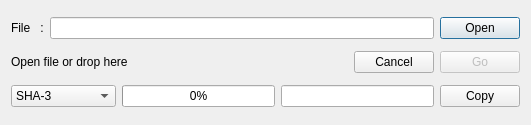
<?xml version="1.0" encoding="UTF-8"?>
<ui version="4.0">
 <class>HashCheckDialog</class>
 <widget class="QDialog" name="HashCheckDialog">
  <property name="geometry">
   <rect>
    <x>0</x>
    <y>0</y>
    <width>531</width>
    <height>125</height>
   </rect>
  </property>
  <property name="acceptDrops">
   <bool>true</bool>
  </property>
  <property name="windowTitle">
   <string>Hash Calculator</string>
  </property>
  <layout class="QVBoxLayout" name="verticalLayout_2">
   <item>
    <layout class="QHBoxLayout" name="horizontalLayout_2">
     <item>
      <widget class="QLabel" name="label">
       <property name="text">
        <string>File   :</string>
       </property>
      </widget>
     </item>
     <item>
      <widget class="QLineEdit" name="fileEdit">
       <property name="acceptDrops">
        <bool>false</bool>
       </property>
      </widget>
     </item>
     <item>
      <widget class="QPushButton" name="open">
       <property name="text">
        <string>Open</string>
       </property>
      </widget>
     </item>
    </layout>
   </item>
   <item>
    <layout class="QVBoxLayout" name="verticalLayout">
     <item>
      <layout class="QHBoxLayout" name="horizontalLayout_3">
       <item>
        <widget class="QLabel" name="label_2">
         <property name="acceptDrops">
          <bool>true</bool>
         </property>
         <property name="text">
          <string>Open file or drop here</string>
         </property>
        </widget>
       </item>
       <item>
        <spacer name="horizontalSpacer">
         <property name="orientation">
          <enum>Qt::Horizontal</enum>
         </property>
         <property name="sizeHint" stdset="0">
          <size>
           <width>40</width>
           <height>20</height>
          </size>
         </property>
        </spacer>
       </item>
       <item>
        <widget class="QPushButton" name="cancelButton">
         <property name="text">
          <string>Cancel</string>
         </property>
        </widget>
       </item>
       <item>
        <widget class="QPushButton" name="calculateButton">
         <property name="enabled">
          <bool>false</bool>
         </property>
         <property name="text">
          <string>Go</string>
         </property>
        </widget>
       </item>
      </layout>
     </item>
    </layout>
   </item>
   <item>
    <layout class="QHBoxLayout" name="horizontalLayout">
     <item>
      <widget class="QComboBox" name="hashSelector">
       <property name="currentText">
        <string notr="true">SHA-3</string>
       </property>
       <item>
        <property name="text">
         <string notr="true">SHA-3</string>
        </property>
       </item>
       <item>
        <property name="text">
         <string notr="true">SHA-1</string>
        </property>
       </item>
       <item>
        <property name="text">
         <string notr="true">SHA-224</string>
        </property>
       </item>
       <item>
        <property name="text">
         <string notr="true">SHA-256</string>
        </property>
       </item>
       <item>
        <property name="text">
         <string notr="true">SHA-384</string>
        </property>
       </item>
       <item>
        <property name="text">
         <string notr="true">SHA-512</string>
        </property>
       </item>
       <item>
        <property name="text">
         <string notr="true">SHA-512-256</string>
        </property>
       </item>
       <item>
        <property name="text">
         <string notr="true">Skein-512</string>
        </property>
       </item>
       <item>
        <property name="text">
         <string notr="true">Keccak-1600</string>
        </property>
       </item>
       <item>
        <property name="text">
         <string notr="true">Whirlpool</string>
        </property>
       </item>
       <item>
        <property name="text">
         <string notr="true">Blake2b</string>
        </property>
       </item>
       <item>
        <property name="text">
         <string notr="true">SHAKE-128</string>
        </property>
       </item>
       <item>
        <property name="text">
         <string notr="true">SHAKE-256</string>
        </property>
       </item>
       <item>
        <property name="text">
         <string notr="true">GOST-34.11</string>
        </property>
       </item>
       <item>
        <property name="text">
         <string notr="true">SM3</string>
        </property>
       </item>
       <item>
        <property name="text">
         <string notr="true">Tiger</string>
        </property>
       </item>
       <item>
        <property name="text">
         <string notr="true">Streebog-256</string>
        </property>
       </item>
       <item>
        <property name="text">
         <string notr="true">Streebog-512</string>
        </property>
       </item>
       <item>
        <property name="text">
         <string notr="true">RIPEMD-160</string>
        </property>
       </item>
       <item>
        <property name="text">
         <string notr="true">Adler32</string>
        </property>
       </item>
       <item>
        <property name="text">
         <string notr="true">MD4</string>
        </property>
       </item>
       <item>
        <property name="text">
         <string notr="true">MD5</string>
        </property>
       </item>
       <item>
        <property name="text">
         <string notr="true">CRC24</string>
        </property>
       </item>
       <item>
        <property name="text">
         <string notr="true">CRC32</string>
        </property>
       </item>
      </widget>
     </item>
     <item>
      <widget class="QProgressBar" name="progressBar">
       <property name="value">
        <number>0</number>
       </property>
      </widget>
     </item>
     <item>
      <widget class="QLineEdit" name="checksumEdit">
       <property name="acceptDrops">
        <bool>false</bool>
       </property>
      </widget>
     </item>
     <item>
      <widget class="QPushButton" name="copyButton">
       <property name="text">
        <string>Copy</string>
       </property>
      </widget>
     </item>
    </layout>
   </item>
  </layout>
 </widget>
 <layoutdefault spacing="6" margin="11"/>
 <resources/>
 <connections/>
</ui>
